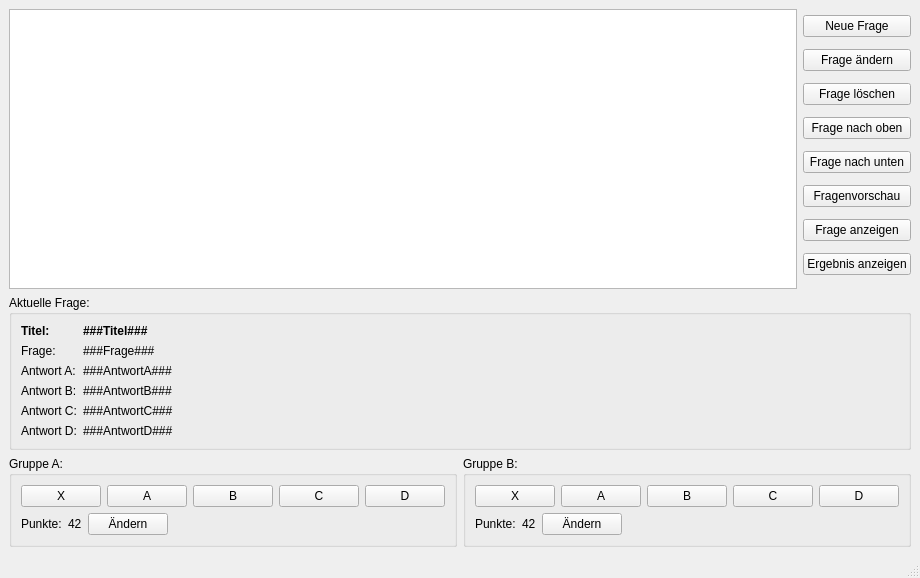
<?xml version="1.0" encoding="UTF-8"?>
<ui version="4.0">
 <class>SchlaubiSteuerung</class>
 <widget class="QMainWindow" name="SchlaubiSteuerung">
  <property name="geometry">
   <rect>
    <x>0</x>
    <y>0</y>
    <width>663</width>
    <height>578</height>
   </rect>
  </property>
  <property name="windowTitle">
   <string>Alle Gegen Schlaubi - Steuerfenster</string>
  </property>
  <widget class="QWidget" name="centralwidget">
   <layout class="QVBoxLayout" name="verticalLayout">
    <item>
     <layout class="QHBoxLayout" name="hlFragenAdmin">
      <item>
       <widget class="QListView" name="lvFragen"/>
      </item>
      <item>
       <layout class="QVBoxLayout" name="vlFragenButtons">
        <item>
         <widget class="QPushButton" name="btnFrageNeu">
          <property name="text">
           <string>Neue Frage</string>
          </property>
          <property name="icon">
           <iconset resource="icons.qrc">
            <normaloff>:/Icons/icons/list-add.png</normaloff>:/Icons/icons/list-add.png</iconset>
          </property>
         </widget>
        </item>
        <item>
         <widget class="QPushButton" name="btnFrageEditieren">
          <property name="text">
           <string>Frage ändern</string>
          </property>
          <property name="icon">
           <iconset resource="icons.qrc">
            <normaloff>:/Icons/icons/draw-freehand.png</normaloff>:/Icons/icons/draw-freehand.png</iconset>
          </property>
         </widget>
        </item>
        <item>
         <widget class="QPushButton" name="btnFrageLoeschen">
          <property name="text">
           <string>Frage löschen</string>
          </property>
          <property name="icon">
           <iconset resource="icons.qrc">
            <normaloff>:/Icons/icons/list-remove.png</normaloff>:/Icons/icons/list-remove.png</iconset>
          </property>
         </widget>
        </item>
        <item>
         <widget class="QPushButton" name="btnNachOben">
          <property name="text">
           <string>Frage nach oben</string>
          </property>
          <property name="icon">
           <iconset resource="icons.qrc">
            <normaloff>:/Icons/icons/arrow-up.png</normaloff>:/Icons/icons/arrow-up.png</iconset>
          </property>
         </widget>
        </item>
        <item>
         <widget class="QPushButton" name="btnNachUnten">
          <property name="text">
           <string>Frage nach unten</string>
          </property>
          <property name="icon">
           <iconset resource="icons.qrc">
            <normaloff>:/Icons/icons/arrow-down.png</normaloff>:/Icons/icons/arrow-down.png</iconset>
          </property>
         </widget>
        </item>
        <item>
         <widget class="QPushButton" name="btnFrageVorschau">
          <property name="text">
           <string>Fragenvorschau</string>
          </property>
          <property name="icon">
           <iconset resource="icons.qrc">
            <normaloff>:/Icons/icons/document-preview.png</normaloff>:/Icons/icons/document-preview.png</iconset>
          </property>
         </widget>
        </item>
        <item>
         <widget class="QPushButton" name="btnFrageAnzeigen">
          <property name="text">
           <string>Frage anzeigen</string>
          </property>
          <property name="icon">
           <iconset resource="icons.qrc">
            <normaloff>:/Icons/icons/fork.png</normaloff>:/Icons/icons/fork.png</iconset>
          </property>
         </widget>
        </item>
        <item>
         <widget class="QPushButton" name="btnErgebnisZeigen">
          <property name="text">
           <string>Ergebnis anzeigen</string>
          </property>
          <property name="icon">
           <iconset resource="icons.qrc">
            <normaloff>:/Icons/icons/games-highscores.png</normaloff>:/Icons/icons/games-highscores.png</iconset>
          </property>
         </widget>
        </item>
       </layout>
      </item>
     </layout>
    </item>
    <item>
     <widget class="QGroupBox" name="grpAktuell">
      <property name="title">
       <string>Aktuelle Frage:</string>
      </property>
      <layout class="QFormLayout" name="formLayout">
       <item row="0" column="0">
        <widget class="QLabel" name="lblTitelBeschriftung">
         <property name="text">
          <string>&lt;b&gt;Titel:&lt;/b&gt;</string>
         </property>
        </widget>
       </item>
       <item row="0" column="1">
        <widget class="QLabel" name="lblTitel">
         <property name="minimumSize">
          <size>
           <width>500</width>
           <height>0</height>
          </size>
         </property>
         <property name="text">
          <string>&lt;b&gt;###Titel###&lt;/b&gt;</string>
         </property>
        </widget>
       </item>
       <item row="1" column="0">
        <widget class="QLabel" name="lblFrageBeschriftung">
         <property name="text">
          <string>Frage:</string>
         </property>
        </widget>
       </item>
       <item row="1" column="1">
        <widget class="QLabel" name="lblFrage">
         <property name="minimumSize">
          <size>
           <width>500</width>
           <height>0</height>
          </size>
         </property>
         <property name="text">
          <string>###Frage###</string>
         </property>
         <property name="scaledContents">
          <bool>false</bool>
         </property>
         <property name="wordWrap">
          <bool>true</bool>
         </property>
        </widget>
       </item>
       <item row="2" column="0">
        <widget class="QLabel" name="lblAntwortABeschriftung">
         <property name="text">
          <string>Antwort A:</string>
         </property>
        </widget>
       </item>
       <item row="2" column="1">
        <widget class="QLabel" name="lblAntwortA">
         <property name="minimumSize">
          <size>
           <width>500</width>
           <height>0</height>
          </size>
         </property>
         <property name="text">
          <string>###AntwortA###</string>
         </property>
         <property name="wordWrap">
          <bool>true</bool>
         </property>
        </widget>
       </item>
       <item row="3" column="0">
        <widget class="QLabel" name="lblAntwortBBeschriftung">
         <property name="text">
          <string>Antwort B:</string>
         </property>
        </widget>
       </item>
       <item row="3" column="1">
        <widget class="QLabel" name="lblAntwortB">
         <property name="minimumSize">
          <size>
           <width>500</width>
           <height>0</height>
          </size>
         </property>
         <property name="text">
          <string>###AntwortB###</string>
         </property>
         <property name="wordWrap">
          <bool>true</bool>
         </property>
        </widget>
       </item>
       <item row="4" column="0">
        <widget class="QLabel" name="lblAntwortCBeschriftung">
         <property name="text">
          <string>Antwort C:</string>
         </property>
        </widget>
       </item>
       <item row="4" column="1">
        <widget class="QLabel" name="lblAntwortC">
         <property name="minimumSize">
          <size>
           <width>500</width>
           <height>0</height>
          </size>
         </property>
         <property name="text">
          <string>###AntwortC###</string>
         </property>
         <property name="wordWrap">
          <bool>true</bool>
         </property>
        </widget>
       </item>
       <item row="5" column="0">
        <widget class="QLabel" name="lblAntwortDBeschriftung">
         <property name="text">
          <string>Antwort D:</string>
         </property>
        </widget>
       </item>
       <item row="5" column="1">
        <widget class="QLabel" name="lblAntwortD">
         <property name="minimumSize">
          <size>
           <width>500</width>
           <height>0</height>
          </size>
         </property>
         <property name="text">
          <string>###AntwortD###</string>
         </property>
         <property name="wordWrap">
          <bool>true</bool>
         </property>
        </widget>
       </item>
      </layout>
     </widget>
    </item>
    <item>
     <layout class="QHBoxLayout" name="hlGruppen">
      <item>
       <widget class="QGroupBox" name="grpGruppeA">
        <property name="title">
         <string>Gruppe A:</string>
        </property>
        <layout class="QVBoxLayout" name="verticalLayout_2">
         <item>
          <layout class="QHBoxLayout" name="hlAntwortGruppeA">
           <item>
            <widget class="QPushButton" name="btnGruppeAWeg">
             <property name="text">
              <string>X</string>
             </property>
             <property name="icon">
              <iconset resource="icons.qrc">
               <normaloff>:/Icons/icons/dialog-cancel.png</normaloff>:/Icons/icons/dialog-cancel.png</iconset>
             </property>
            </widget>
           </item>
           <item>
            <widget class="QPushButton" name="btnGruppeAAntwortA">
             <property name="text">
              <string>A</string>
             </property>
             <property name="icon">
              <iconset resource="icons.qrc">
               <normaloff>:/Icons/icons/dialog-ok-apply.png</normaloff>:/Icons/icons/dialog-ok-apply.png</iconset>
             </property>
            </widget>
           </item>
           <item>
            <widget class="QPushButton" name="btnGruppeAAntwortB">
             <property name="text">
              <string>B</string>
             </property>
             <property name="icon">
              <iconset resource="icons.qrc">
               <normaloff>:/Icons/icons/dialog-ok-apply.png</normaloff>:/Icons/icons/dialog-ok-apply.png</iconset>
             </property>
            </widget>
           </item>
           <item>
            <widget class="QPushButton" name="btnGruppeAAntwortC">
             <property name="text">
              <string>C</string>
             </property>
             <property name="icon">
              <iconset resource="icons.qrc">
               <normaloff>:/Icons/icons/dialog-ok-apply.png</normaloff>:/Icons/icons/dialog-ok-apply.png</iconset>
             </property>
            </widget>
           </item>
           <item>
            <widget class="QPushButton" name="btnGruppeAAntwortD">
             <property name="text">
              <string>D</string>
             </property>
             <property name="icon">
              <iconset resource="icons.qrc">
               <normaloff>:/Icons/icons/dialog-ok-apply.png</normaloff>:/Icons/icons/dialog-ok-apply.png</iconset>
             </property>
            </widget>
           </item>
          </layout>
         </item>
         <item>
          <layout class="QHBoxLayout" name="hlPunkteGruppeA">
           <item>
            <widget class="QLabel" name="lblPunkteABeschriftung">
             <property name="text">
              <string>Punkte:</string>
             </property>
            </widget>
           </item>
           <item>
            <widget class="QLabel" name="lblPunkteA">
             <property name="text">
              <string>42</string>
             </property>
            </widget>
           </item>
           <item>
            <widget class="QPushButton" name="btnPunkteA">
             <property name="text">
              <string>Ändern</string>
             </property>
             <property name="icon">
              <iconset resource="icons.qrc">
               <normaloff>:/Icons/icons/games-solve.png</normaloff>:/Icons/icons/games-solve.png</iconset>
             </property>
            </widget>
           </item>
           <item>
            <spacer name="hspPunkteGruppeA">
             <property name="orientation">
              <enum>Qt::Horizontal</enum>
             </property>
             <property name="sizeHint" stdset="0">
              <size>
               <width>40</width>
               <height>20</height>
              </size>
             </property>
            </spacer>
           </item>
          </layout>
         </item>
        </layout>
       </widget>
      </item>
      <item>
       <widget class="QGroupBox" name="grpGruppeB">
        <property name="title">
         <string>Gruppe B:</string>
        </property>
        <layout class="QVBoxLayout" name="verticalLayout_3">
         <item>
          <layout class="QHBoxLayout" name="hlAntwortGruppeB">
           <item>
            <widget class="QPushButton" name="btnGruppeBWeg">
             <property name="text">
              <string>X</string>
             </property>
             <property name="icon">
              <iconset resource="icons.qrc">
               <normaloff>:/Icons/icons/dialog-cancel.png</normaloff>:/Icons/icons/dialog-cancel.png</iconset>
             </property>
            </widget>
           </item>
           <item>
            <widget class="QPushButton" name="btnGruppeBAntwortA">
             <property name="text">
              <string>A</string>
             </property>
             <property name="icon">
              <iconset resource="icons.qrc">
               <normaloff>:/Icons/icons/dialog-ok-apply.png</normaloff>:/Icons/icons/dialog-ok-apply.png</iconset>
             </property>
            </widget>
           </item>
           <item>
            <widget class="QPushButton" name="btnGruppeBAntwortB">
             <property name="text">
              <string>B</string>
             </property>
             <property name="icon">
              <iconset resource="icons.qrc">
               <normaloff>:/Icons/icons/dialog-ok-apply.png</normaloff>:/Icons/icons/dialog-ok-apply.png</iconset>
             </property>
            </widget>
           </item>
           <item>
            <widget class="QPushButton" name="btnGruppeBAntwortC">
             <property name="text">
              <string>C</string>
             </property>
             <property name="icon">
              <iconset resource="icons.qrc">
               <normaloff>:/Icons/icons/dialog-ok-apply.png</normaloff>:/Icons/icons/dialog-ok-apply.png</iconset>
             </property>
            </widget>
           </item>
           <item>
            <widget class="QPushButton" name="btnGruppeBAntwortD">
             <property name="text">
              <string>D</string>
             </property>
             <property name="icon">
              <iconset resource="icons.qrc">
               <normaloff>:/Icons/icons/dialog-ok-apply.png</normaloff>:/Icons/icons/dialog-ok-apply.png</iconset>
             </property>
            </widget>
           </item>
          </layout>
         </item>
         <item>
          <layout class="QHBoxLayout" name="hlPunkteGruppeB">
           <item>
            <widget class="QLabel" name="lblPunkteBBeschriftung">
             <property name="text">
              <string>Punkte:</string>
             </property>
            </widget>
           </item>
           <item>
            <widget class="QLabel" name="lblPunkteB">
             <property name="text">
              <string>42</string>
             </property>
            </widget>
           </item>
           <item>
            <widget class="QPushButton" name="btnPunkteB">
             <property name="text">
              <string>Ändern</string>
             </property>
             <property name="icon">
              <iconset resource="icons.qrc">
               <normaloff>:/Icons/icons/games-solve.png</normaloff>:/Icons/icons/games-solve.png</iconset>
             </property>
            </widget>
           </item>
           <item>
            <spacer name="hspPunkteGruppeB">
             <property name="orientation">
              <enum>Qt::Horizontal</enum>
             </property>
             <property name="sizeHint" stdset="0">
              <size>
               <width>40</width>
               <height>20</height>
              </size>
             </property>
            </spacer>
           </item>
          </layout>
         </item>
        </layout>
       </widget>
      </item>
     </layout>
    </item>
   </layout>
  </widget>
  <widget class="QMenuBar" name="menubar">
   <property name="geometry">
    <rect>
     <x>0</x>
     <y>0</y>
     <width>663</width>
     <height>20</height>
    </rect>
   </property>
  </widget>
  <widget class="QStatusBar" name="statusbar"/>
 </widget>
 <resources>
  <include location="icons.qrc"/>
 </resources>
 <connections/>
</ui>
